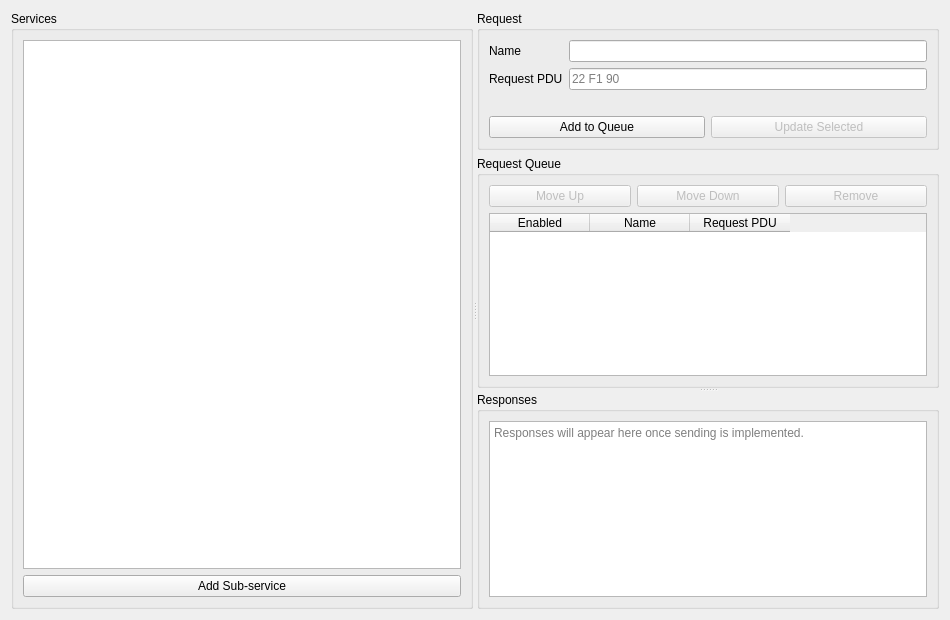
<?xml version="1.0" encoding="UTF-8"?>
<ui version="4.0">
 <class>UdsSenderWindow</class>
 <widget class="QDialog" name="UdsSenderWindow">
  <property name="geometry">
   <rect><x>0</x><y>0</y><width>950</width><height>620</height></rect>
  </property>
  <property name="windowTitle"><string>UDS Sender</string></property>
  <layout class="QVBoxLayout" name="verticalLayout">
   <item>
    <widget class="QSplitter" name="splitter">
     <property name="orientation"><enum>Qt::Horizontal</enum></property>
     <widget class="QGroupBox" name="groupServices">
      <property name="title"><string>Services</string></property>
      <layout class="QVBoxLayout" name="serviceLayout">
       <item><widget class="QTreeWidget" name="treeServices">
        <property name="minimumSize"><size><width>220</width><height>0</height></size></property>
        <property name="headerHidden"><bool>true</bool></property>
        <column><property name="text"><string>Service</string></property></column>
       </widget></item>
       <item><widget class="QPushButton" name="btnAddSubService">
        <property name="text"><string>Add Sub-service</string></property>
        <property name="toolTip"><string>Save the current request under the selected service.</string></property>
        <property name="autoDefault"><bool>false</bool></property>
       </widget></item>
      </layout>
     </widget>
     <widget class="QSplitter" name="requestSplitter">
      <property name="orientation"><enum>Qt::Vertical</enum></property>
      <widget class="QWidget" name="queuePane">
       <layout class="QVBoxLayout" name="queueLayout">
        <item>
         <widget class="QGroupBox" name="groupRequest">
          <property name="title"><string>Request</string></property>
          <layout class="QFormLayout" name="requestLayout">
           <item row="0" column="0"><widget class="QLabel" name="lblName">
            <property name="text"><string>Name</string></property>
            <property name="buddy"><cstring>txtName</cstring></property>
           </widget></item>
           <item row="0" column="1"><widget class="QLineEdit" name="txtName"/></item>
           <item row="1" column="0"><widget class="QLabel" name="lblRequest">
            <property name="text"><string>Request PDU</string></property>
            <property name="buddy"><cstring>txtRequest</cstring></property>
           </widget></item>
           <item row="1" column="1"><widget class="QLineEdit" name="txtRequest">
            <property name="placeholderText"><string>22 F1 90</string></property>
           </widget></item>
           <item row="2" column="0" colspan="2"><widget class="QLabel" name="lblError">
            <property name="wordWrap"><bool>true</bool></property>
           </widget></item>
           <item row="3" column="0" colspan="2">
            <layout class="QHBoxLayout" name="editButtons">
             <item><widget class="QPushButton" name="btnAdd">
              <property name="text"><string>Add to Queue</string></property>
              <property name="autoDefault"><bool>false</bool></property>
             </widget></item>
             <item><widget class="QPushButton" name="btnUpdate">
              <property name="text"><string>Update Selected</string></property>
              <property name="enabled"><bool>false</bool></property>
              <property name="autoDefault"><bool>false</bool></property>
             </widget></item>
            </layout>
           </item>
          </layout>
         </widget>
        </item>
        <item>
         <widget class="QGroupBox" name="groupQueue">
          <property name="title"><string>Request Queue</string></property>
          <layout class="QVBoxLayout" name="tableLayout">
           <item>
            <layout class="QHBoxLayout" name="queueButtons">
             <item><widget class="QPushButton" name="btnUp">
              <property name="text"><string>Move Up</string></property>
              <property name="enabled"><bool>false</bool></property>
              <property name="autoDefault"><bool>false</bool></property>
             </widget></item>
             <item><widget class="QPushButton" name="btnDown">
              <property name="text"><string>Move Down</string></property>
              <property name="enabled"><bool>false</bool></property>
              <property name="autoDefault"><bool>false</bool></property>
             </widget></item>
             <item><widget class="QPushButton" name="btnRemove">
              <property name="text"><string>Remove</string></property>
              <property name="enabled"><bool>false</bool></property>
              <property name="autoDefault"><bool>false</bool></property>
             </widget></item>
            </layout>
           </item>
           <item><widget class="QTableWidget" name="tableQueue">
            <property name="selectionMode"><enum>QAbstractItemView::SingleSelection</enum></property>
            <property name="selectionBehavior"><enum>QAbstractItemView::SelectRows</enum></property>
            <property name="editTriggers"><set>QAbstractItemView::DoubleClicked|QAbstractItemView::EditKeyPressed</set></property>
            <column><property name="text"><string>Enabled</string></property></column>
            <column><property name="text"><string>Name</string></property></column>
            <column><property name="text"><string>Request PDU</string></property></column>
           </widget></item>
          </layout>
         </widget>
        </item>
       </layout>
      </widget>
      <widget class="QGroupBox" name="groupResults">
       <property name="title"><string>Responses</string></property>
       <layout class="QVBoxLayout" name="resultLayout">
        <item><widget class="QPlainTextEdit" name="txtResults">
         <property name="readOnly"><bool>true</bool></property>
         <property name="placeholderText"><string>Responses will appear here once sending is implemented.</string></property>
        </widget></item>
       </layout>
      </widget>
     </widget>
    </widget>
   </item>
  </layout>
 </widget>
 <resources/>
 <connections/>
</ui>
